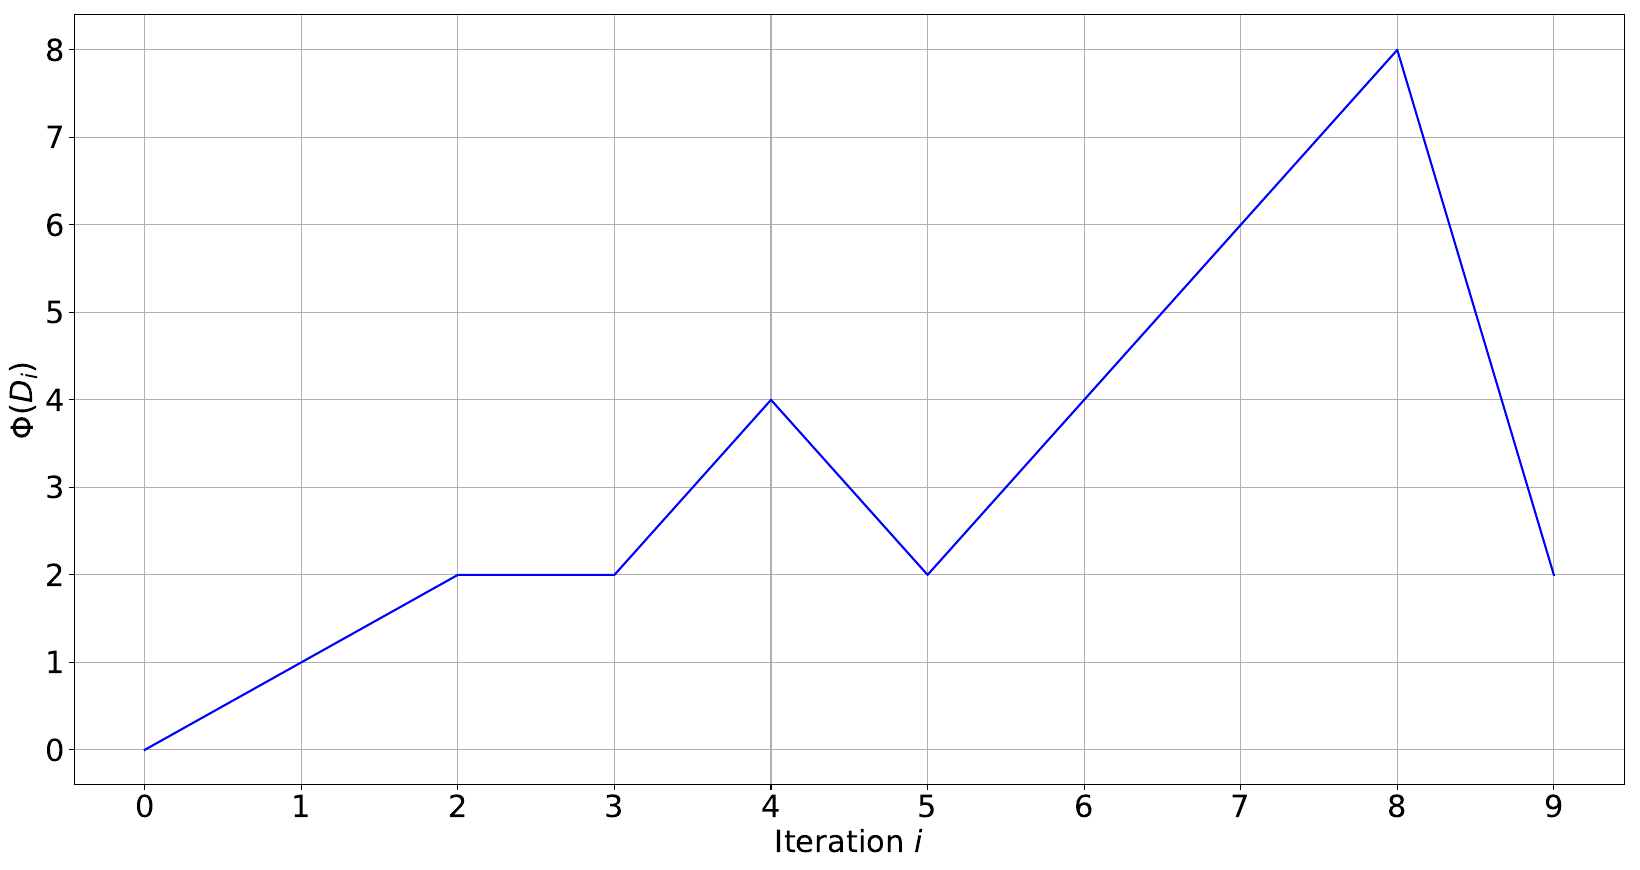

Source code (Python):
import matplotlib
import matplotlib.pyplot as plt
import numpy as np

matplotlib.rcParams['figure.figsize'] = (20,10)
matplotlib.rcParams.update({'font.size': 22})

x = [0, 1, 2, 3, 4, 5, 6, 7, 8, 9]
y = [0, 1, 2, 2, 4, 2, 4, 6, 8, 2]

plt.plot(x, y, color='b')
plt.grid()
plt.xticks(np.arange(min(x), max(x)+1, 1.0))
#plt.title("Potentialet som funktion af den $i$'te operation")
plt.xlabel('Iteration $i$')
plt.ylabel('$\Phi(D_i)$')

plt.savefig("potential.pdf", transparent = True, bbox_inches = 'tight')
